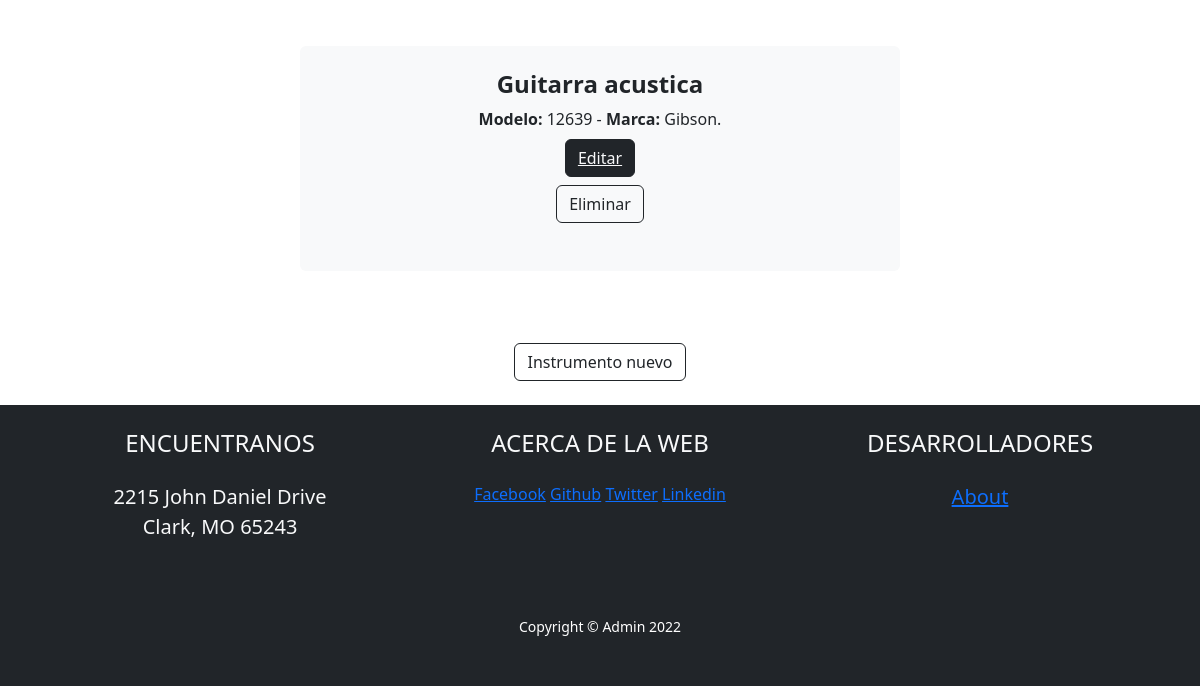
/app-tienda-musical/instrumento/ (signed in, lower part), run on an earlier commit of the app's database.
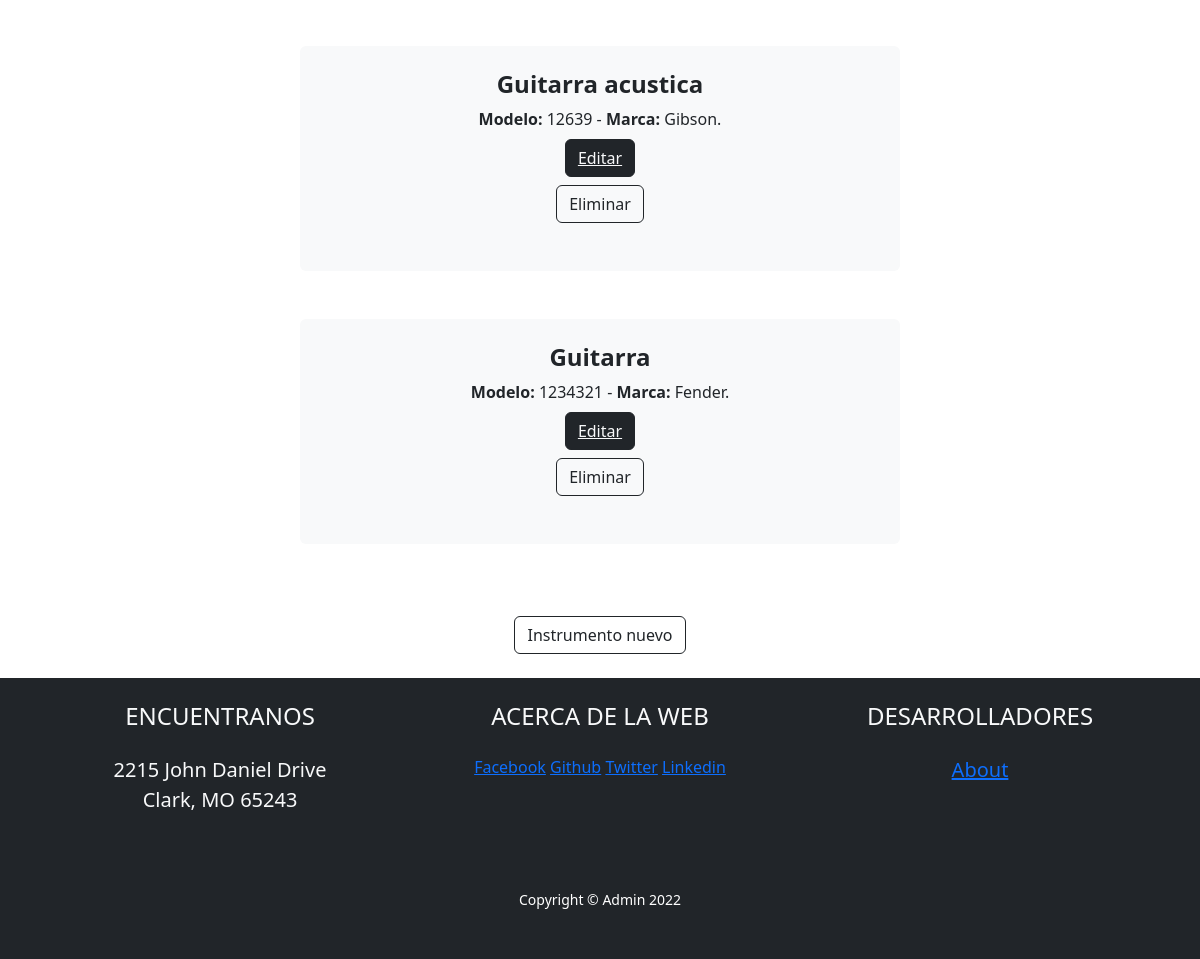
And on a later commit of the database.
### AppTiendaMusical/models.py (models this page shows)
class Instrumento(models.Model):
    nombre = models.CharField(max_length=50)
    modelo = models.IntegerField()
    marca = models.CharField(max_length=50)

### AppTiendaMusical/views.py (the view)
# urls.py: path('instrumento/', instrumento, name="Instrumento"),
@login_required
def instrumento(request):
    lista_instrumentos = Instrumento.objects.all()
    return render(request, "Instrumento.html", {"instrumentos": lista_instrumentos})

### AppTiendaMusical/Templates/Instrumento.html (shortened to what this page needs)
{% extends 'Inicio.html' %}
{% load static %}
{% block ListaDeContenidos %}
{% for instrumento in instrumentos %}
<center>
    <div class="col-lg-6 col-xxl-4 mb-5">
        <div class="card bg-light border-0 h-100">
            <div class="card-body text-center p-4 p-lg-5 pt-0 pt-lg-0">
                <h2 class="fs-4 fw-bold text-dark">{{instrumento.nombre}}</h2>
                <p class="mb-0 text-dark"><b> Modelo:</b> {{instrumento.modelo}} - <b>Marca:</b>
                    {{instrumento.marca}}.</p>
                <div>
                    <div class="py-2">
                        <center><button class="btn btn-dark mt-auto">
                                <a href="{% url 'EditarInstrumento' instrumento.id %}"
                                    class="text-light">Editar</a></button>
                        </center>
                    </div>
                    <form action="{% url 'EliminarInstrumento' instrumento.id %}" method="POST">{% csrf_token %}
                        <center><button class="btn btn-outline-dark mt-auto" type="submit">Eliminar</button>
                        </center>
                    </form>
                </div>
            </div>
        </div>
    </div>
</center>
{% endfor %}
<div class="py-4">
    <center><a class="btn btn-outline-dark mt-auto" href="{% url 'AgregarInstrumento' %}">Instrumento nuevo</a></center>
</div>
{% endblock ListaDeContenidos %}

What changed in the data, as far as the page shows it:
added Instrumento: nombre "Guitarra", modelo "1234321", marca "Fender"
